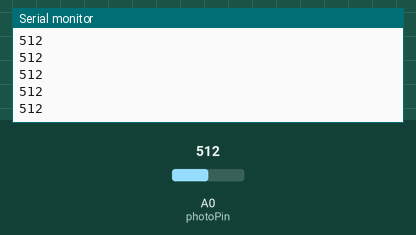
The sketch below on a simulated Arduino Uno, built with avr-gcc and run on an emulated ATmega328P. Shown: the last lines printed to the serial monitor. Inputs (shaded band) come from the test bench; at power-on: A0 (photoPin) = 512.

Above: at 1.2 s.
1.3 s: A0 (photoPin) set to 716
At 2.3 s:
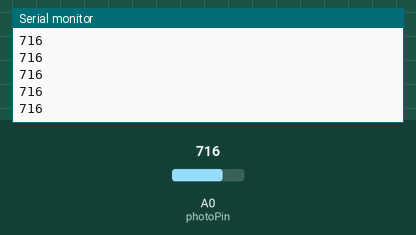
2.8 s: A0 (photoPin) set to 900
At 3.3 s:
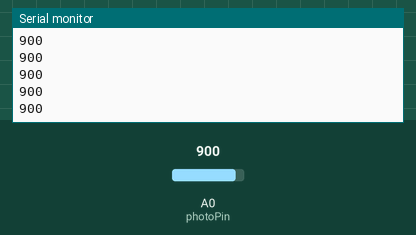
Timing chart, 0 to 5.8 s (numbered marks = the images above; inputs shaded):
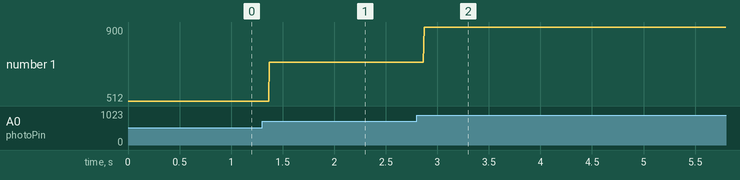

Measured:
- after the input at 1.3 s, the serial monitor: prints a new line after 0.07 s (image 1)
- after the input at 2.8 s, the serial monitor: prints a new line after 0.07 s (image 2)
- plotted number 1: 512 → 716 after the input at 1.3 s, 716 → 900 after the input at 2.8 s

The sketch:

Photodetector.ino
```cpp
int photoPin = A0, photoVal;
void setup() {
  // put your setup code here, to run once:
Serial.begin(9600);
}

void loop() {
  // put your main code here, to run repeatedly:
photoVal = analogRead(photoPin);
Serial.println(photoVal);
}
```
